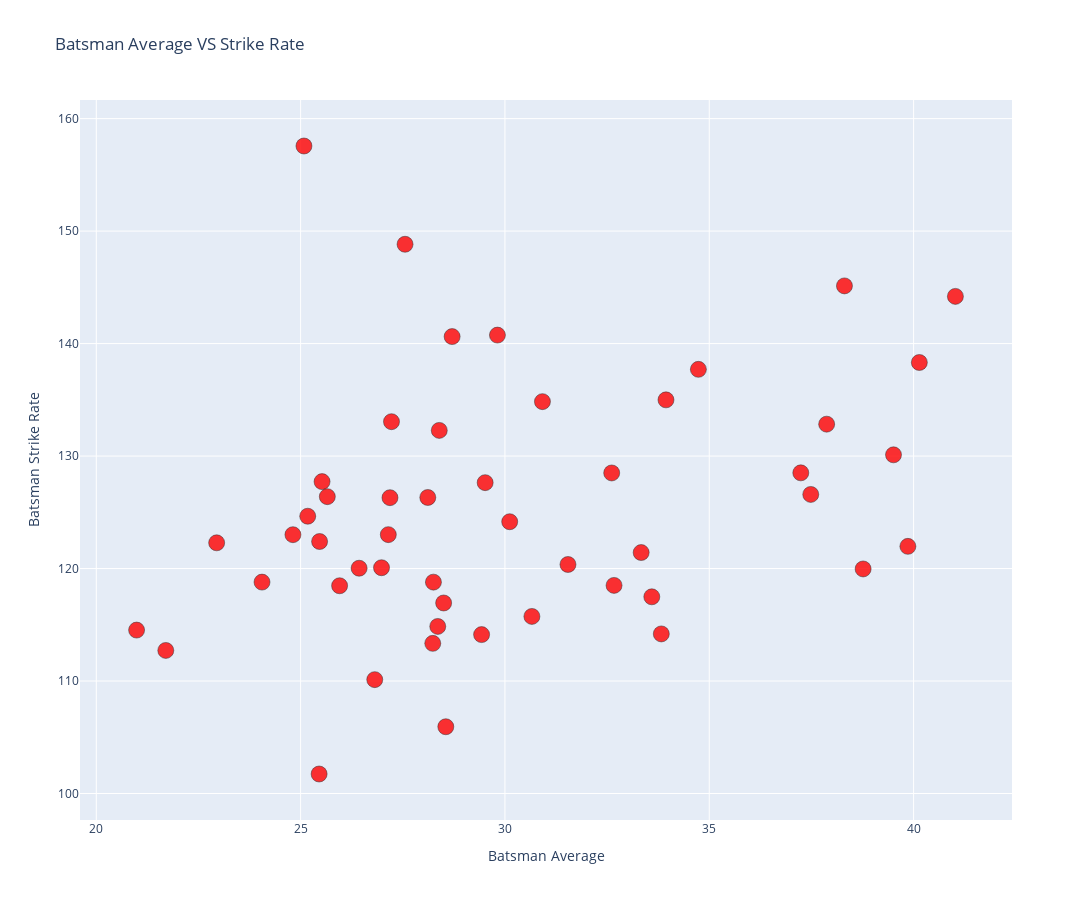

The notebook cell saved with this chart:
### Code cell
# Plot Scatter Plot Here

trace = go.Scatter(
            x = avg['avg'], 
            y=avg['batsman_runs'],
            mode='markers',
            hovertext=avg['batsman'],
            marker=dict(
                size=16,
                color='red',
                opacity=0.8,
                line=dict(width=0.5, color='black')
    )
)

data = [trace]

layout = go.Layout(
            title=' Batsman Average VS Strike Rate',
            xaxis={
                'title': 'Batsman Average'
            },
            yaxis={
                'title': 'Batsman Strike Rate'
            },
)

fig = go.Figure(data, layout).update_layout(
        autosize=False,  
        width=1700,      
        height=900,      
)

fig.show()

### Figure 1 — Plotly figure (JSON) as saved in the notebook; plotly's stock layout.template omitted (floating-point values rounded to 4 significant figures)
{"data": [{"hovertext": ["AB de Villiers", "AC Gilchrist", "AJ Finch", "AM Rahane", "AT Rayudu", "BB McCullum", "BJ Hodge", "CH Gayle", "DA Miller", "DA Warner", "DJ Bravo", "DJ Hussey", "DPMD Jayawardene", "DR Smith", "F du Plessis", "G Gambhir", "GJ Maxwell", "JH Kallis", "JP Duminy", "KA Pollard", "KC Sangakkara", "KD Karthik", "KK Nair", "M Vijay", "MEK Hussey", "MK Pandey", "MK Tiwary", "MS Dhoni", "NV Ojha", "PA Patel", "R Dravid", "RA Jadeja", "RG Sharma", "RV Uthappa", "S Badrinath", "S Dhawan", "SC Ganguly", "SE Marsh", "SK Raina", "SPD Smith", "SR Tendulkar", "SR Watson", "SS Tiwary", "SV Samson", "TM Dilshan", "V Kohli", "V Sehwag", "WP Saha", "YK Pathan", "Yuvraj Singh"], "marker": {"color": "red", "line": {"color": "black", "width": 0.5}, "opacity": 0.8, "size": 16}, "mode": "markers", "type": "scatter", "x": [38.31, 27.22, 27.19, 33.59, 27.15, 28.11, 33.33, 41.02, 34.73, 40.14, 22.95, 26.98, 28.25, 28.39, 30.12, 31.54, 25.08, 28.55, 39.86, 28.71, 25.95, 24.81, 25.17, 26.43, 38.76, 28.5, 29.43, 37.87, 20.99, 21.7, 28.23, 24.06, 32.61, 29.52, 30.66, 32.67, 25.45, 39.51, 33.94, 37.24, 33.83, 30.92, 28.36, 25.46, 26.81, 37.48, 27.56, 25.52, 29.82, 25.65], "y": [145.1, 133.1, 126.3, 117.5, 123.0, 126.3, 121.4, 144.2, 137.7, 138.3, 122.3, 120.1, 118.8, 132.3, 124.2, 120.4, 157.6, 105.9, 122.0, 140.6, 118.5, 123.0, 124.7, 120.0, 120.0, 116.9, 114.1, 132.8, 114.5, 112.7, 113.3, 118.8, 128.5, 127.6, 115.7, 118.5, 101.7, 130.1, 135.0, 128.5, 114.2, 134.8, 114.9, 122.4, 110.1, 126.6, 148.8, 127.7, 140.8, 126.4]}], "layout": {"autosize": false, "height": 900, "title": {"text": " Batsman Average VS Strike Rate"}, "width": 1700, "xaxis": {"title": {"text": "Batsman Average"}}, "yaxis": {"title": {"text": "Batsman Strike Rate"}}}}
